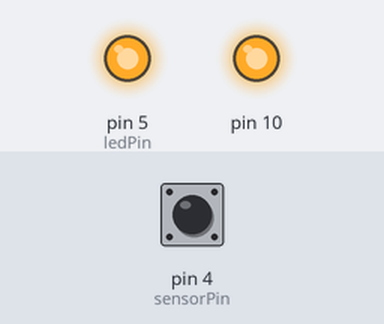
Bench run of a sketch on a simulated Arduino Uno, built with avr-gcc and run on an emulated ATmega328P. Parts: output pins drawn as LEDs (lit = HIGH). Dashed ring = blinking. Inputs (shaded band) come from the test bench; at power-on: pin 4 (sensorPin) LOW. Pins used as bus, display or sensor lines are not drawn.

Above: at 3.1 s.
3.2 s: pin 4 (sensorPin) driven HIGH
At 5.2 s:
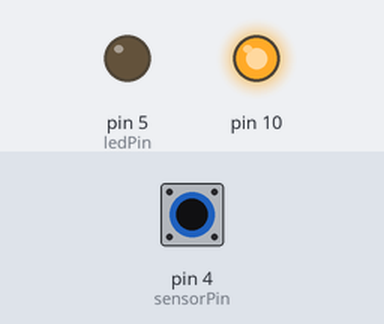
6.2 s: pin 4 (sensorPin) driven LOW
At 6.9 s:
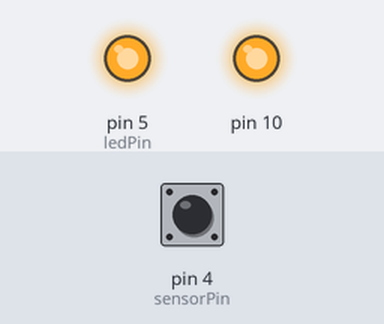
9.2 s: pin 4 (sensorPin) pulsed HIGH 5 times (0.12 s each, 0.3 s apart)
At 11.4 s:
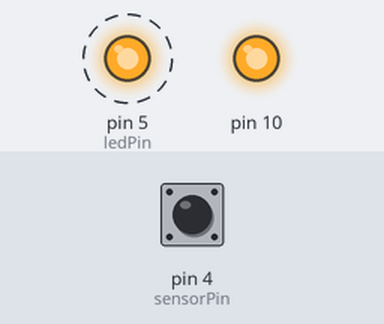
13.7 s: pin 4 (sensorPin) driven HIGH
At 15.7 s:
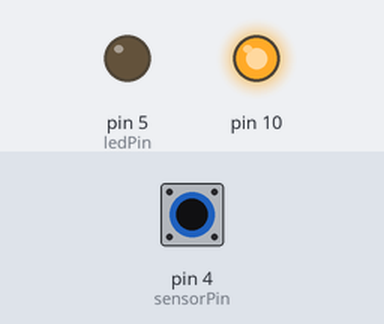
16.6 s: pin 4 (sensorPin) driven LOW
At 17.2 s:
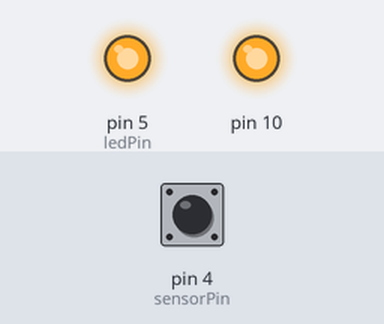
19.6 s: pin 4 (sensorPin) pulsed HIGH 5 times (0.12 s each, 0.3 s apart)
At 21.8 s:
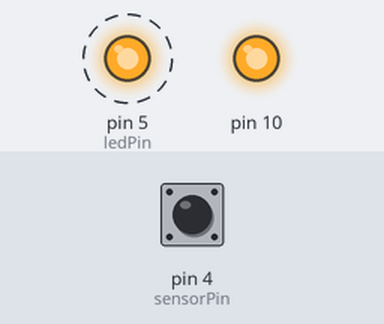
Timing chart, 0 to 23.3 s (numbered marks = the images above; inputs shaded):
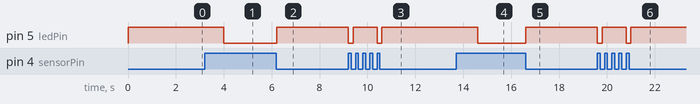

The sketch:

Omron.ino
```cpp
#include <SoftTimer.h>
#include <SPI.h>
#include <Omron.h>
#include <General.h>

const int latchPin = 2;
const int resetPin = 3;
const int sensorPin= 4;
const int ledPin = 5;
const int countMin = 100;
const int countMax = 200;
const int dbounce=10;

Omron omron(latchPin,resetPin);

uint8_t nextCount;
uint8_t dbTimer;
void motorCallback(Task* task) {
  if( dbTimer && --dbTimer )
    return;

  if(digitalRead(sensorPin))
  {
    digitalWrite(ledPin,LOW);
    return;
  }
  dbTimer = dbounce;
  digitalWrite(ledPin,HIGH);
  if(!omron.ready(nextCount))
    return;
  if (++nextCount == omron.numMotors )
    nextCount = 0;
  if(omron.ready(nextCount))
  {
    omron.set(nextCount);
    omron.go();
  }

  if(omron.ready(nextCount))
  {
    if (++nextCount == Omron::numMotors)
      nextCount = 0;
  }
}


Task patternTimer(100,motorCallback);


void setup() {
  //set pins to output because they are addressed in the main loop
  Serial.begin(9600);

  randomSeed(analogRead(0));
  pinMode(latchPin,OUTPUT);
  pinMode(resetPin,OUTPUT);
  pinMode(sensorPin,INPUT);
  pinMode(ledPin,OUTPUT);
  SPI.begin();
  omron.begin();
  nextCount = 0;
  dbTimer=0;
  SoftTimer.add(&patternTimer);
  omron.set(nextCount);
  omron.go();
}
```

Measured:
- after the input at 3.2 s, pin 5 (ledPin): HIGH → LOW after 0.80 s
- after the input at 6.2 s, pin 5 (ledPin): LOW → HIGH at once
- after the input at 9.2 s, pin 5 (ledPin): alternates HIGH for 1.0 s and LOW for 0.20 s, 4 changes in all, then stays HIGH, starting at once
- after the input at 13.7 s, pin 5 (ledPin): HIGH → LOW after 0.90 s
- after the input at 16.6 s, pin 5 (ledPin): LOW → HIGH at once
- after the input at 19.6 s, pin 5 (ledPin): alternates HIGH for 1.0 s and LOW for 0.20 s, 4 changes in all, then stays HIGH, starting at once
